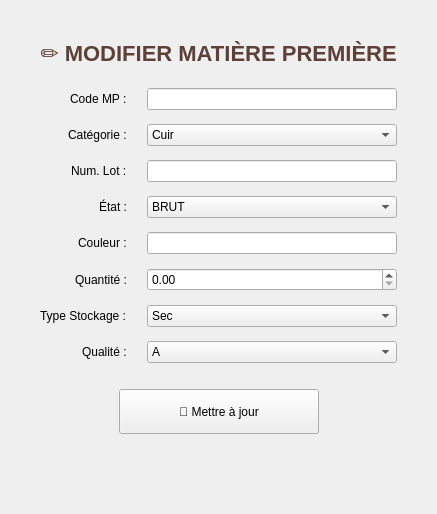
          <widget class="QWidget" name="tab_stock_modifier">
           <attribute name="title">
            <string>✏️ Modifier Matière</string>
           </attribute>
           <layout class="QVBoxLayout" name="vl_stock_modifier">
            <property name="margin" stdset="0">
             <number>40</number>
            </property>
            <item>
             <widget class="QLabel" name="lbl_titre_modif_stock">
              <property name="styleSheet">
               <string>font-size: 22px; font-weight: 800; color: #5d4037; margin-bottom: 15px;</string>
              </property>
              <property name="text">
               <string>✏️ MODIFIER MATIÈRE PREMIÈRE</string>
              </property>
              <property name="alignment">
               <set>Qt::AlignmentFlag::AlignCenter</set>
              </property>
             </widget>
            </item>
            <item>
             <layout class="QFormLayout" name="fl_stock_modifier">
              <property name="labelAlignment">
               <set>Qt::AlignmentFlag::AlignRight|Qt::AlignmentFlag::AlignVCenter</set>
              </property>
              <property name="horizontalSpacing">
               <number>20</number>
              </property>
              <property name="verticalSpacing">
               <number>14</number>
              </property>
              <item row="0" column="0">
               <widget class="QLabel" name="lbl_sm_code">
                <property name="text">
                 <string>Code MP :</string>
                </property>
               </widget>
              </item>
              <item row="0" column="1">
               <widget class="QLineEdit" name="le_stock_code_modif"/>
              </item>
              <item row="1" column="0">
               <widget class="QLabel" name="lbl_sm_cat">
                <property name="text">
                 <string>Catégorie :</string>
                </property>
               </widget>
              </item>
              <item row="1" column="1">
               <widget class="QComboBox" name="cb_stock_cat_modif">
                <item>
                 <property name="text">
                  <string>Cuir</string>
                 </property>
                </item>
                <item>
                 <property name="text">
                  <string>Fil</string>
                 </property>
                </item>
               </widget>
              </item>
              <item row="2" column="0">
               <widget class="QLabel" name="lbl_sm_lot">
                <property name="text">
                 <string>Num. Lot :</string>
                </property>
               </widget>
              </item>
              <item row="2" column="1">
               <widget class="QLineEdit" name="le_stock_lot_modif"/>
              </item>
              <item row="3" column="0">
               <widget class="QLabel" name="lbl_sm_etat">
                <property name="text">
                 <string>État :</string>
                </property>
               </widget>
              </item>
              <item row="3" column="1">
               <widget class="QComboBox" name="cb_stock_etat_modif">
                <item>
                 <property name="text">
                  <string>BRUT</string>
                 </property>
                </item>
                <item>
                 <property name="text">
                  <string>TEINT</string>
                 </property>
                </item>
               </widget>
              </item>
              <item row="4" column="0">
               <widget class="QLabel" name="lbl_sm_coul">
                <property name="text">
                 <string>Couleur :</string>
                </property>
               </widget>
              </item>
              <item row="4" column="1">
               <widget class="QLineEdit" name="le_stock_coul_modif"/>
              </item>
              <item row="5" column="0">
               <widget class="QLabel" name="lbl_sm_qte">
                <property name="text">
                 <string>Quantité :</string>
                </property>
               </widget>
              </item>
              <item row="5" column="1">
               <widget class="QDoubleSpinBox" name="sb_stock_qte_modif">
                <property name="maximum">
                 <double>100000.000000000000000</double>
                </property>
               </widget>
              </item>
              <item row="6" column="0">
               <widget class="QLabel" name="lbl_sm_type">
                <property name="text">
                 <string>Type Stockage :</string>
                </property>
               </widget>
              </item>
              <item row="6" column="1">
               <widget class="QComboBox" name="cb_stock_type_modif">
                <item>
                 <property name="text">
                  <string>Sec</string>
                 </property>
                </item>
                <item>
                 <property name="text">
                  <string>Froid</string>
                 </property>
                </item>
               </widget>
              </item>
              <item row="7" column="0">
               <widget class="QLabel" name="lbl_sm_qual">
                <property name="text">
                 <string>Qualité :</string>
                </property>
               </widget>
              </item>
              <item row="7" column="1">
               <widget class="QComboBox" name="cb_stock_qual_modif">
                <item>
                 <property name="text">
                  <string>A</string>
                 </property>
                </item>
                <item>
                 <property name="text">
                  <string>B</string>
                 </property>
                </item>
                <item>
                 <property name="text">
                  <string>C</string>
                 </property>
                </item>
               </widget>
              </item>
             </layout>
            </item>
            <item>
             <spacer name="vs_sm_mid">
              <property name="orientation">
               <enum>Qt::Orientation::Vertical</enum>
              </property>
              <property name="sizeHint" stdset="0">
               <size>
                <width>20</width>
                <height>20</height>
               </size>
              </property>
             </spacer>
            </item>
            <item>
             <layout class="QHBoxLayout" name="hl_sm_btn">
              <item>
               <spacer name="hs_sm_btn">
                <property name="orientation">
                 <enum>Qt::Orientation::Horizontal</enum>
                </property>
                <property name="sizeHint" stdset="0">
                 <size>
                  <width>40</width>
                  <height>20</height>
                 </size>
                </property>
               </spacer>
              </item>
              <item>
               <widget class="QPushButton" name="btn_valider_modif_stock">
                <property name="text">
                 <string>💾 Mettre à jour</string>
                </property>
                <property name="minimumSize">
                 <size>
                  <width>200</width>
                  <height>45</height>
                 </size>
                </property>
               </widget>
              </item>
              <item>
               <spacer name="hs_sm_btn2">
                <property name="orientation">
                 <enum>Qt::Orientation::Horizontal</enum>
                </property>
                <property name="sizeHint" stdset="0">
                 <size>
                  <width>40</width>
                  <height>20</height>
                 </size>
                </property>
               </spacer>
              </item>
             </layout>
            </item>
            <item>
             <spacer name="vs_sm_end">
              <property name="orientation">
               <enum>Qt::Orientation::Vertical</enum>
              </property>
              <property name="sizeHint" stdset="0">
               <size>
                <width>20</width>
                <height>40</height>
               </size>
              </property>
             </spacer>
            </item>
           </layout>
          </widget>
